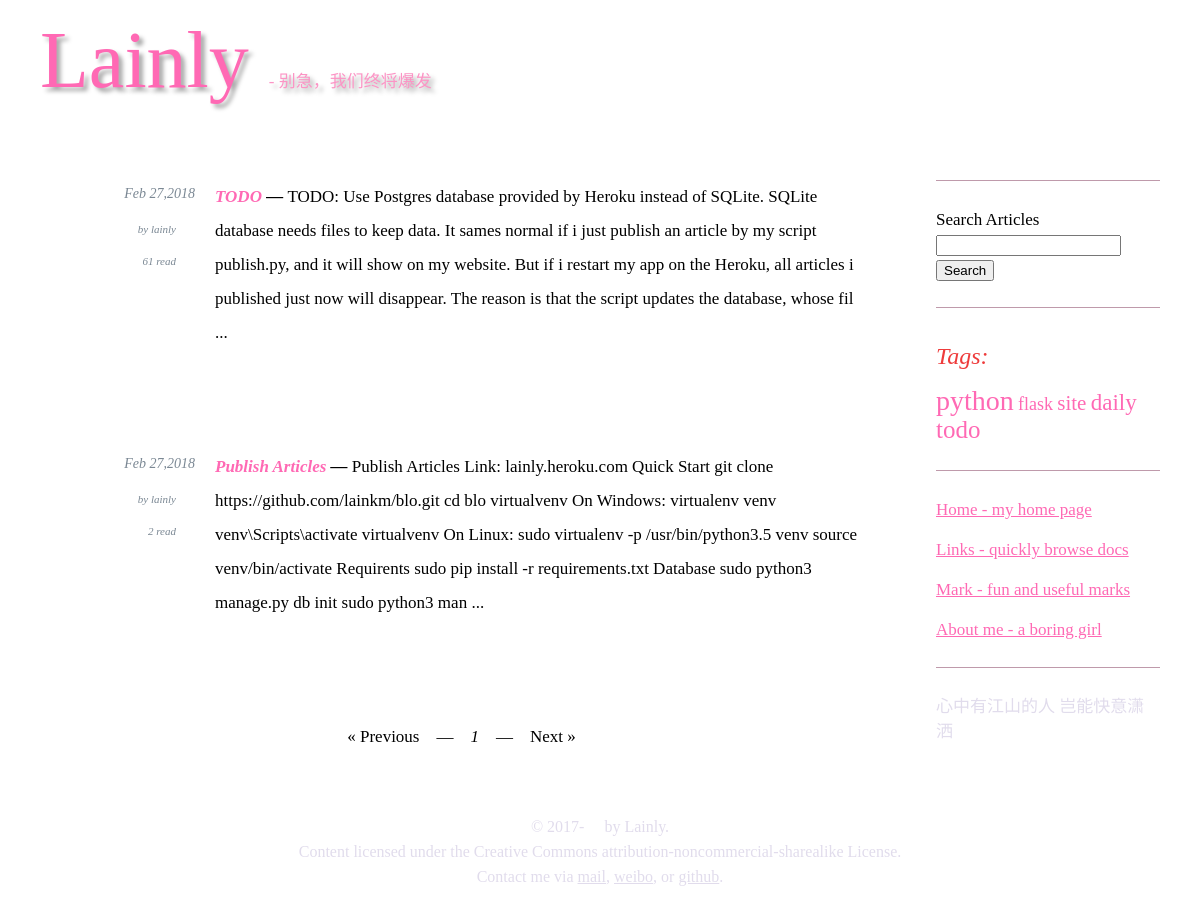
The page / on the database its author committed.
### blo/models.py (models this page shows, shortened)
class Article(db.Model):
    __tablename__ = 'articles'
    id = db.Column(db.Integer, primary_key=True)
    title = db.Column(db.String(100))
    summary = db.Column(db.String(300))
    content = db.Column(db.Text)
    pub_time = db.Column(db.DateTime, default=datetime.now)
    read_times = db.Column(db.Integer, default=1)
    tags = db.relationship('Tag',
                           secondary=articles_tags,
                           backref=db.backref('articles', lazy='dynamic'))

class Tag(db.Model):
    __tablename__ = 'tags'
    id = db.Column(db.Integer, primary_key=True)
    name = db.Column(db.String(50), unique=True)

### blo/main/views.py (the view, shortened to what this page needs)
@main.route('/', methods=['GET', 'POST'])
def index():
  form = SearchForm()
  print('haha')
  page = request.args.get('page', 1, type=int)
  pagination = Article.query.order_by(Article.id.desc()).paginate(page, current_app.config['POSTS_PRE_PAGE'], False)
  tags = Tag.query.all()
  return render_template('index.html',
                        tags=tags,
                        form=form,
                         pagination=pagination)

### blo/main/forms.py
class SearchForm(FlaskForm):
	content = StringField('Search Articles', validators=[Required()])
	submit = SubmitField('Search')

### blo/__init__.py (called while the page is built)
def create_app():
	app = Flask(__name__)
	app.config.from_object(Config)
	Config.init_app(app)
	db.init_app(app)
	bootstrap.init_app(app)
	print(app)
	from .main import main as main_blueprint
	app.register_blueprint(main_blueprint)
	print(app)
	def format_date(dateobj):
		return dateobj.strftime(
	'%b %d,%Y')
	def format_date_weekday(dateobj):
		return dateobj.strftime(
	'%A %b %d,%Y')
	def format_datetime(dateobj):
		return dateobj.strftime(
	'%A %b %d,%Y %H:%M:%S')
	app.jinja_env.globals['format_date'] = format_date
	app.jinja_env.globals['format_date_weekday'] = format_date_weekday
	app.jinja_env.globals['format_datetime'] = format_datetime
	return app

### blo/templates/index.html (shortened to what this page needs)
{% extends "layout.html" %}
{% import "bootstrap/wtf.html" as wtf %}
{% block index_body %}
  {%- for entry in pagination.items %}
  <div class=entry-overview>
    <div class=date>
      <ul>
        <li class=date >{{ format_date(entry.pub_time) }}</li>
        <li class=by >by lainly</li>
        <li class=post > {{ entry.read_times }} read</li>
      </ul>
    </div>
    <div class=detail>
        <h1><a href="/article/{{ entry.id }}">{{ entry.title }}</a></h1>
      {% if entry.summary %}
      <div class=summary>{{ entry.summary }}</div>
      {% endif %}
    </div>
  </div>
  {%- endfor %}
  {% include '_pagination.html' %}
{% endblock %}
{% block tag %}
  <hr>
  {{ wtf.quick_form(form) }}
  <hr>
  <h2><a style="color: #EE3B3B;" href="/tags">Tags:</a></h2>
  <ul>
  {% for tag in tags %}
  <li>
  <a  href="/tag/{{ tag.id }}" class=tag-{{tag.id%7}}>{{ tag.name }}</a>
  </li>
  {% endfor %}
  </ul>
  <hr>
  <p><a href="/">Home&nbsp;-&nbsp;my home page</a>
  <p><a href="/links">Links&nbsp;-&nbsp;quickly browse docs</a>
  <p><a href="/mark">Mark&nbsp;-&nbsp;fun and useful marks</a>
  <p><a href="/about">About&nbsp;me&nbsp;-&nbsp;a boring girl</a>
  <hr>
  <p style="font-family: 'kaiti'; color: #e1dcec;"> 心中有江山的人  岂能快意潇洒 </p>
{% endblock %}

### blo/static/style.css (style rules this page uses)
body { font: 17px/25px 'Merriweather', serif; margin: 0; padding: 0; font-weight: 400; color: black; }
a { color: #FF69B4; }
h1, h2, h3, h4, h5, h6 { font-family: 'Crimson Text', serif; font-weight: 400; color: #FF5BA9; font-style: italic; }
h1 a, h2 a, h3 a, h4 a, h5 a, h6 a { text-decoration: none; }
h1 { margin: 15px 0 25px 0; }
h2 { margin: 25px 0 10px 0; }
h1 { font-size: 30px; line-height: 56px; }
h2 { font-size: 24px; line-height: 44px; }
hr { height:1px;border:none;border-top:1px solid #BF9AAB;margin: 25px 0 25px 0; }
div.tag ul { margin-left: 0; padding: 0 20px 0 0; }
div.tag ul li { display: inline-block; }
div.tag ul li a { text-decoration: none; }
p, div.line-block, ul, ol, pre, table { margin: 15px 0 15px 0; }
li { padding: 0; }
ul { margin-top: 0; list-style-type:none; }
li.date { margin: 0 0 10px 0; }
li.by { background: url(img/icon_author.png) no-repeat right 1px; padding: 0 19px 0 0; font-size: 11px; margin: 0 0 10px 0; }
li.post { font-size: 11px; margin: 0 0 10px 0; margin: 0 0 20px 0; margin-top: 0px; margin-right: 0px; margin-bottom: 20px; margin-left: 0px; background: url(img/icon_comment.png) no-repeat right 1px; padding: 0 19px 0 0; }
div.entry-overview { margin: 25px 10px 25px 2px; }
div.entry-overview h1, div.entry-overview div.summary, div.entry-overview div.summary p { display: inline; line-height: 25px; }
div.entry-overview h1 { margin: 0; font-size: 17px; font-weight: 700; font-family: 'Merriweather', serif; }
div.entry-overview h1:after { content: " —"; color: black; }
div.entry-overview h1 a { color: #FF69B4; }
div.entry-overview div.summary, div.entry-overview div.date, div.entry-overview div.summary p { margin: 0; padding: 0; }
div.entry-overview div.detail { margin-left: 170px; margin-bottom: 100px; }
div.entry-overview div.date { float: left; width: 150px; color: #7b8894; text-align: right; font-style: italic; font-size: 14px; }
.tag-1 { font-size: 28px }
.tag-2 { font-size: 18px }
.tag-3 { font-size: 21px }
.tag-4 { font-size: 23px }
.tag-5 { font-size: 25px }

### rows shown on the page
Article: pub_time "Feb 27,2018", read_times "61", title "TODO", summary "TODO: Use Postgres database provided by Heroku instead of SQLite. SQLite database needs files to keep data. It sames normal if i just publish an article by my script publish.py, and it will show on my website. But if i restart my app on the Heroku, all articles i published just now will disappear. The reason is that the script updates the database, whose fil ..."
Article: pub_time "Feb 27,2018", read_times "2", title "Publish Articles", summary "Publish Articles Link: lainly.heroku.com Quick Start git clone https://github.com/lainkm/blo.git cd blo virtualvenv On Windows: virtualenv venv venv\\Scripts\\activate virtualvenv On Linux: sudo virtualenv -p /usr/bin/python3.5 venv source venv/bin/activate Requirents sudo pip install -r requirements.txt Database sudo python3 manage.py db init sudo python3 man ..."
Tag: name "python"
Tag: name "flask"
Tag: name "site"
Tag: name "daily"
Tag: name "todo"

### other values the page prints
{{ config.AUTHOR }} "Lainly"
{{ pagination.page }} "1"
